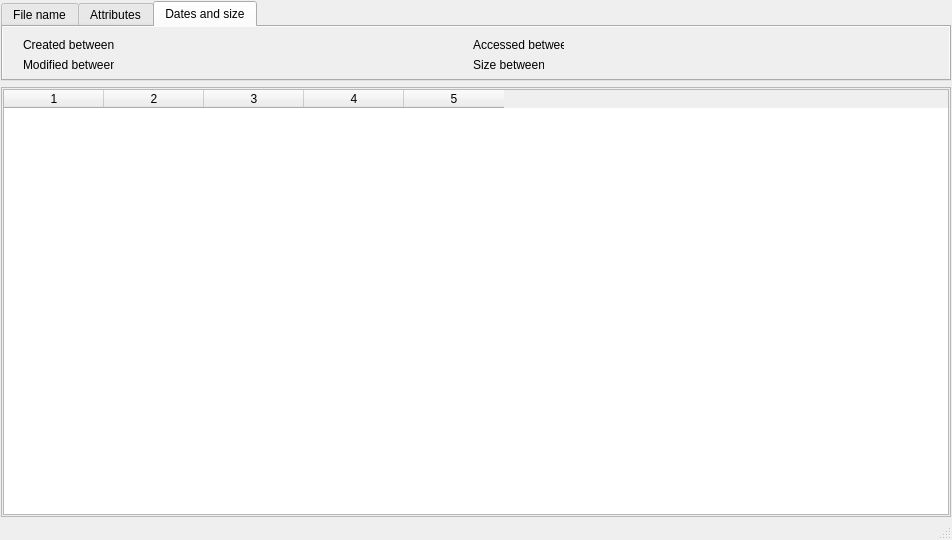
<?xml version="1.0" encoding="UTF-8"?>
<ui version="4.0">
 <class>MainWindow</class>
 <widget class="QMainWindow" name="MainWindow">
  <property name="geometry">
   <rect>
    <x>0</x>
    <y>0</y>
    <width>952</width>
    <height>540</height>
   </rect>
  </property>
  <property name="minimumSize">
   <size>
    <width>580</width>
    <height>50</height>
   </size>
  </property>
  <property name="windowTitle">
   <string>MainWindow</string>
  </property>
  <widget class="QWidget" name="centralWidget">
   <property name="sizePolicy">
    <sizepolicy hsizetype="Expanding" vsizetype="Preferred">
     <horstretch>0</horstretch>
     <verstretch>0</verstretch>
    </sizepolicy>
   </property>
   <property name="minimumSize">
    <size>
     <width>320</width>
     <height>200</height>
    </size>
   </property>
   <layout class="QGridLayout" name="gridLayout" rowstretch="0,0" columnstretch="0">
    <property name="leftMargin">
     <number>1</number>
    </property>
    <property name="topMargin">
     <number>1</number>
    </property>
    <property name="rightMargin">
     <number>1</number>
    </property>
    <property name="bottomMargin">
     <number>1</number>
    </property>
    <property name="spacing">
     <number>1</number>
    </property>
    <item row="1" column="0">
     <layout class="QVBoxLayout" name="verticalLayout">
      <item>
       <widget class="QTabWidget" name="tabWidget">
        <property name="minimumSize">
         <size>
          <width>0</width>
          <height>80</height>
         </size>
        </property>
        <property name="maximumSize">
         <size>
          <width>16777215</width>
          <height>80</height>
         </size>
        </property>
        <property name="autoFillBackground">
         <bool>true</bool>
        </property>
        <property name="currentIndex">
         <number>2</number>
        </property>
        <widget class="QWidget" name="tab">
         <property name="autoFillBackground">
          <bool>true</bool>
         </property>
         <attribute name="title">
          <string>File name</string>
         </attribute>
         <widget class="QLabel" name="label">
          <property name="geometry">
           <rect>
            <x>10</x>
            <y>10</y>
            <width>75</width>
            <height>20</height>
           </rect>
          </property>
          <property name="text">
           <string>Select Location</string>
          </property>
         </widget>
         <widget class="QLineEdit" name="LineEditLocation">
          <property name="geometry">
           <rect>
            <x>90</x>
            <y>10</y>
            <width>201</width>
            <height>20</height>
           </rect>
          </property>
         </widget>
         <widget class="QToolButton" name="toolButton">
          <property name="geometry">
           <rect>
            <x>300</x>
            <y>10</y>
            <width>25</width>
            <height>20</height>
           </rect>
          </property>
          <property name="text">
           <string>...</string>
          </property>
         </widget>
         <widget class="QLabel" name="label_2">
          <property name="geometry">
           <rect>
            <x>330</x>
            <y>10</y>
            <width>75</width>
            <height>20</height>
           </rect>
          </property>
          <property name="text">
           <string>Search Pattern</string>
          </property>
         </widget>
         <widget class="QLineEdit" name="lineEditFilter">
          <property name="geometry">
           <rect>
            <x>410</x>
            <y>10</y>
            <width>113</width>
            <height>20</height>
           </rect>
          </property>
         </widget>
         <widget class="QPushButton" name="pushButton">
          <property name="geometry">
           <rect>
            <x>530</x>
            <y>10</y>
            <width>45</width>
            <height>22</height>
           </rect>
          </property>
          <property name="text">
           <string>Search</string>
          </property>
         </widget>
         <widget class="QPushButton" name="pushButton_2">
          <property name="geometry">
           <rect>
            <x>580</x>
            <y>10</y>
            <width>75</width>
            <height>23</height>
           </rect>
          </property>
          <property name="text">
           <string>PushButton</string>
          </property>
         </widget>
         <widget class="QCheckBox" name="checkBox">
          <property name="geometry">
           <rect>
            <x>10</x>
            <y>35</y>
            <width>110</width>
            <height>17</height>
           </rect>
          </property>
          <property name="text">
           <string>Include Subfolders</string>
          </property>
          <property name="checked">
           <bool>true</bool>
          </property>
         </widget>
         <widget class="QCheckBox" name="checkBox_2">
          <property name="geometry">
           <rect>
            <x>130</x>
            <y>35</y>
            <width>110</width>
            <height>17</height>
           </rect>
          </property>
          <property name="text">
           <string>Skip system folders</string>
          </property>
          <property name="checked">
           <bool>true</bool>
          </property>
         </widget>
         <widget class="QRadioButton" name="radioButton">
          <property name="geometry">
           <rect>
            <x>410</x>
            <y>30</y>
            <width>82</width>
            <height>17</height>
           </rect>
          </property>
          <property name="text">
           <string>New Search</string>
          </property>
          <property name="checked">
           <bool>true</bool>
          </property>
         </widget>
         <widget class="QRadioButton" name="radioButton_2">
          <property name="geometry">
           <rect>
            <x>490</x>
            <y>30</y>
            <width>61</width>
            <height>17</height>
           </rect>
          </property>
          <property name="text">
           <string>Append</string>
          </property>
         </widget>
         <widget class="QRadioButton" name="radioButton_3">
          <property name="geometry">
           <rect>
            <x>550</x>
            <y>30</y>
            <width>141</width>
            <height>17</height>
           </rect>
          </property>
          <property name="text">
           <string>Search in Results</string>
          </property>
         </widget>
        </widget>
        <widget class="QWidget" name="tab_2">
         <property name="autoFillBackground">
          <bool>true</bool>
         </property>
         <attribute name="title">
          <string>Attributes</string>
         </attribute>
         <widget class="QCheckBox" name="checkBox_3">
          <property name="geometry">
           <rect>
            <x>10</x>
            <y>10</y>
            <width>70</width>
            <height>17</height>
           </rect>
          </property>
          <property name="text">
           <string>Normal</string>
          </property>
          <property name="checked">
           <bool>true</bool>
          </property>
         </widget>
         <widget class="QCheckBox" name="checkBox_4">
          <property name="geometry">
           <rect>
            <x>80</x>
            <y>10</y>
            <width>70</width>
            <height>17</height>
           </rect>
          </property>
          <property name="text">
           <string>Hidden</string>
          </property>
         </widget>
         <widget class="QCheckBox" name="checkBox_5">
          <property name="geometry">
           <rect>
            <x>160</x>
            <y>10</y>
            <width>70</width>
            <height>17</height>
           </rect>
          </property>
          <property name="text">
           <string>System</string>
          </property>
         </widget>
         <widget class="QCheckBox" name="checkBox_6">
          <property name="geometry">
           <rect>
            <x>230</x>
            <y>10</y>
            <width>70</width>
            <height>17</height>
           </rect>
          </property>
          <property name="text">
           <string>Read Only</string>
          </property>
          <property name="checked">
           <bool>true</bool>
          </property>
         </widget>
         <widget class="QCheckBox" name="checkBox_7">
          <property name="geometry">
           <rect>
            <x>320</x>
            <y>10</y>
            <width>70</width>
            <height>17</height>
           </rect>
          </property>
          <property name="text">
           <string>Folder</string>
          </property>
         </widget>
        </widget>
        <widget class="QWidget" name="tab_3">
         <property name="autoFillBackground">
          <bool>true</bool>
         </property>
         <attribute name="title">
          <string>Dates and size</string>
         </attribute>
         <widget class="QLabel" name="label_3">
          <property name="geometry">
           <rect>
            <x>20</x>
            <y>10</y>
            <width>91</width>
            <height>16</height>
           </rect>
          </property>
          <property name="text">
           <string>Created between</string>
          </property>
         </widget>
         <widget class="QLabel" name="label_4">
          <property name="geometry">
           <rect>
            <x>20</x>
            <y>30</y>
            <width>91</width>
            <height>16</height>
           </rect>
          </property>
          <property name="text">
           <string>Modified between</string>
          </property>
         </widget>
         <widget class="QLabel" name="label_5">
          <property name="geometry">
           <rect>
            <x>470</x>
            <y>10</y>
            <width>91</width>
            <height>16</height>
           </rect>
          </property>
          <property name="text">
           <string>Accessed between</string>
          </property>
         </widget>
         <widget class="QLabel" name="label_6">
          <property name="geometry">
           <rect>
            <x>470</x>
            <y>30</y>
            <width>71</width>
            <height>16</height>
           </rect>
          </property>
          <property name="text">
           <string>Size between</string>
          </property>
         </widget>
        </widget>
       </widget>
      </item>
      <item>
       <widget class="QFrame" name="frame_2">
        <property name="autoFillBackground">
         <bool>true</bool>
        </property>
        <property name="frameShape">
         <enum>QFrame::StyledPanel</enum>
        </property>
        <property name="frameShadow">
         <enum>QFrame::Raised</enum>
        </property>
        <layout class="QGridLayout" name="gridLayout_2" rowstretch="0" columnstretch="0">
         <property name="leftMargin">
          <number>1</number>
         </property>
         <property name="topMargin">
          <number>1</number>
         </property>
         <property name="rightMargin">
          <number>1</number>
         </property>
         <property name="bottomMargin">
          <number>1</number>
         </property>
         <property name="spacing">
          <number>1</number>
         </property>
         <item row="0" column="0">
          <layout class="QHBoxLayout" name="horizontalLayout">
           <property name="spacing">
            <number>1</number>
           </property>
           <item>
            <widget class="QTableWidget" name="tableWidget">
             <property name="autoFillBackground">
              <bool>true</bool>
             </property>
             <property name="dragEnabled">
              <bool>true</bool>
             </property>
             <property name="dragDropMode">
              <enum>QAbstractItemView::DragOnly</enum>
             </property>
             <property name="alternatingRowColors">
              <bool>true</bool>
             </property>
             <property name="showGrid">
              <bool>false</bool>
             </property>
             <property name="sortingEnabled">
              <bool>true</bool>
             </property>
             <property name="cornerButtonEnabled">
              <bool>false</bool>
             </property>
             <property name="columnCount">
              <number>5</number>
             </property>
             <attribute name="verticalHeaderDefaultSectionSize">
              <number>18</number>
             </attribute>
             <attribute name="verticalHeaderMinimumSectionSize">
              <number>18</number>
             </attribute>
             <column/>
             <column/>
             <column/>
             <column/>
             <column/>
            </widget>
           </item>
          </layout>
         </item>
        </layout>
       </widget>
      </item>
     </layout>
    </item>
   </layout>
  </widget>
  <widget class="QMenuBar" name="menuBar">
   <property name="geometry">
    <rect>
     <x>0</x>
     <y>0</y>
     <width>952</width>
     <height>21</height>
    </rect>
   </property>
   <property name="autoFillBackground">
    <bool>true</bool>
   </property>
  </widget>
  <widget class="QStatusBar" name="statusBar"/>
 </widget>
 <layoutdefault spacing="6" margin="11"/>
 <resources/>
 <connections/>
</ui>
